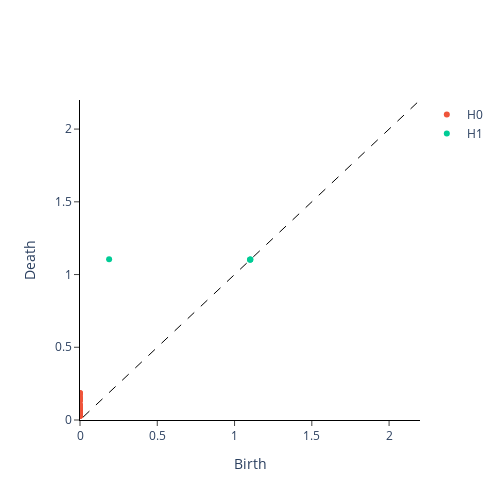

Notebook code for this chart:
### Markdown cell above
Let's now compare the two diagrams, first for the periodic signal:

### Code cell
plot_diagram(periodic_persistence_diagrams[0])

### Figure 1 — Plotly figure (JSON) as saved in the notebook; plotly's stock layout.template omitted (floating-point values rounded to 4 significant figures)
{"data": [{"hoverinfo": "none", "line": {"color": "black", "dash": "dash", "width": 1}, "mode": "lines", "showlegend": false, "type": "scatter", "x": [-200, 200], "y": [-200, 200]}, {"mode": "markers", "name": "H0", "type": "scatter", "x": [0, 0, 0, 0, 0, 0, 0, 0, 0, 0, 0, 0, 0, 0, 0, 0, 0, 0, 0, 0, 0, 0, 0, 0, 0, 0, 0, 0, 0, 0, 0, 0, 0, 0, 0, 0, 0, 0, 0, 0, 0, 0, 0, 0, 0, 0, 0, 0, 0, 0, 0, 0, 0, 0, 0, 0, 0, 0, 0, 0, 0, 0, 0, 0, 0, 0, 0, 0, 0, 0, 0, 0, 0, 0, 0, 0, 0, 0, 0, 0, 0, 0, 0, 0, 0, 0, 0, 0, 0, 0, 0, 0, 0, 0, 0, 0, 0, 0], "y": [0.02969, 0.0298, 0.03002, 0.03051, 0.03101, 0.0312, 0.03184, 0.03284, 0.0337, 0.03447, 0.03494, 0.03597, 0.03632, 0.03743, 0.03897, 0.04018, 0.04184, 0.04313, 0.04355, 0.04487, 0.04664, 0.04799, 0.04978, 0.04979, 0.05114, 0.05159, 0.05296, 0.05322, 0.05475, 0.0561, 0.05654, 0.05787, 0.05788, 0.05963, 0.06094, 0.06096, 0.06252, 0.06263, 0.0639, 0.06431, 0.06442, 0.06555, 0.06715, 0.06834, 0.06987, 0.07009, 0.07045, 0.07099, 0.07136, 0.07229, 0.07245, 0.07384, 0.07486, 0.07615, 0.07616, 0.0771, 0.0774, 0.0783, 0.07943, 0.08025, 0.08051, 0.08128, 0.08129, 0.08225, 0.08293, 0.08361, 0.08377, 0.08437, 0.08446, 0.08456, 0.0851, 0.08575, 0.0862, 0.08621, 0.08673, 0.08709, 0.0872, 0.0875, 0.08783, 0.08803, 0.08823, 0.08824, 0.08834, 0.08837, 0.08841, 0.08993, 0.09091, 0.09519, 0.1001, 0.1006, 0.1014, 0.1307, 0.1441, 0.1466, 0.1584, 0.1779, 0.184, 0.185]}, {"mode": "markers", "name": "H1", "type": "scatter", "x": [1.102, 1.101, 1.1, 0.1884], "y": [1.104, 1.103, 1.101, 1.106]}, {"mode": "markers", "name": "H2", "type": "scatter", "x": [], "y": []}], "layout": {"height": 500, "plot_bgcolor": "white", "width": 500, "xaxis": {"anchor": "y", "exponentformat": "e", "linecolor": "black", "linewidth": 1, "mirror": false, "range": [0, 2.2], "showexponent": "all", "showline": true, "side": "bottom", "ticks": "outside", "title": {"text": "Birth"}, "type": "linear", "zeroline": true}, "yaxis": {"anchor": "x", "exponentformat": "e", "linecolor": "black", "linewidth": 1, "mirror": false, "range": [0, 2.2], "showexponent": "all", "showline": true, "side": "left", "ticks": "outside", "title": {"text": "Death"}, "type": "linear", "zeroline": true}}}
